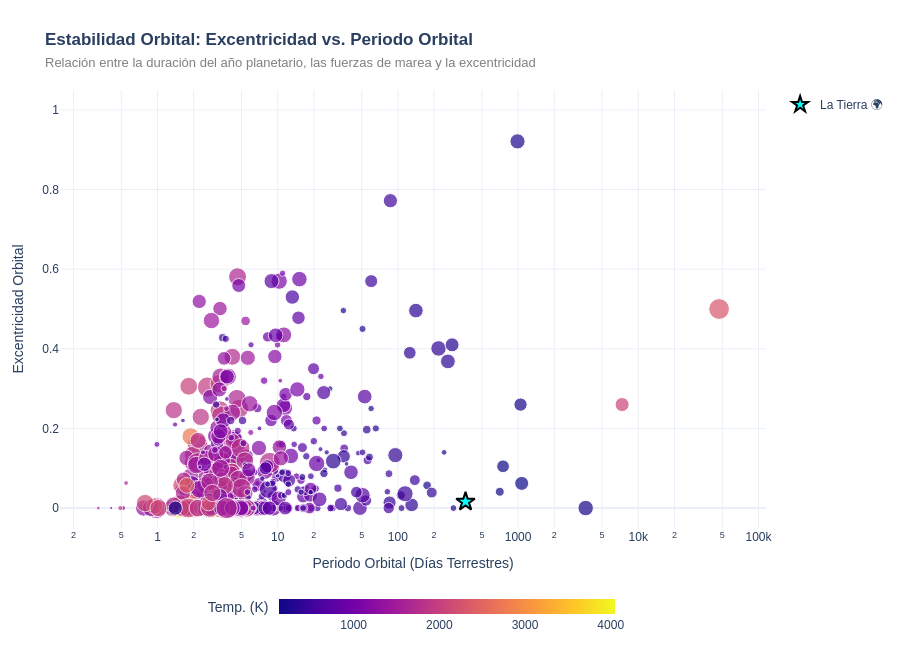

Notebook source saved alongside this figure:
### Code cell
import plotly.express as px
import plotly.io as pio

# pl_orbper en selección, limpiar nulos
df_arquitectura = df_exoplanets[
    ["pl_name", "hostname", "pl_orbper", "pl_orbeccen", "pl_rade", "pl_eqt"]
].dropna().copy()

#Gráfica principal
fig5 = px.scatter(
    df_arquitectura,
    x="pl_orbper",                  # Periodo Orbital en el eje X
    y="pl_orbeccen",
    color="pl_eqt",                 
    size="pl_rade",                 
    size_max=15,                    
    hover_name="pl_name",
    hover_data={
        "hostname": True,
        "pl_rade": ":.2f",
        "pl_eqt": ":.0f K",
        "pl_orbper": ":.2f"         
    },
    log_x=True,                     # Escala logarítmica para los días del periodo
    title="<b>Estabilidad Orbital: Excentricidad vs. Periodo Orbital</b><br><span style='font-size:13px; color:gray;'>Relación entre la duración del año planetario, las fuerzas de marea y la excentricidad</span>",
    labels={
        "pl_orbper": "Periodo Orbital (Días Terrestres)",
        "pl_orbeccen": "Excentricidad Orbital",
        "pl_eqt": "Temperatura (K)"
    },
    color_continuous_scale="plasma", 
    opacity=0.7,
    template="plotly_white",
    height=650
)

#Añadir la posición de la Tierra usando add_scatter directo
fig5.add_scatter(
    x=[365.25], 
    y=[0.016],
    mode="markers",
    marker=dict(
        size=14, 
        color="cyan", 
        symbol="star", 
        line=dict(width=2, color="black")
    ),
    name="La Tierra 🌍",
    showlegend=True
)

# 4. Ajustes de diseño de ejes y leyendas
fig5.update_layout(
    margin=dict(l=60, r=40, t=90, b=120),
    font=dict(family="Arial, sans-serif", size=12),
    coloraxis_colorbar=dict(
        title="Temp. (K)",
        orientation="h",
        yanchor="bottom", y=-0.25,
        xanchor="center", x=0.5,
        thickness=15,
        len=0.6
    )
)

fig5.update_yaxes(range=[-0.05, 1.05])

fig5.show()

pio.write_html(fig5, file='pleccen_orbsmax_int.html', auto_open=True)

### Figure 1 — Plotly figure (JSON) as saved in the notebook; plotly's stock layout.template omitted (floating-point values rounded to 4 significant figures; data arrays with more than 128 entries replaced by an {"elided": "..."} marker saying what was removed)
{"data": [{"customdata": {"elided": "530x3 mixed values"}, "hovertemplate": "<b>%{hovertext}</b><br><br>Periodo Orbital (Días Terrestres)=%{x:.2f}<br>Excentricidad Orbital=%{y}<br>pl_rade=%{customdata[1]:.2f}<br>hostname=%{customdata[0]}<br>Temperatura (K)=%{marker.color:.0f K}<extra></extra>", "hovertext": {"elided": "530 str values"}, "legendgroup": "", "marker": {"color": {"elided": "530 float values"}, "coloraxis": "coloraxis", "opacity": 0.7, "size": {"elided": "530 float values"}, "sizemode": "area", "sizeref": 0.1039, "symbol": "circle"}, "mode": "markers", "name": "", "orientation": "v", "showlegend": false, "type": "scatter", "x": {"elided": "530 float values"}, "xaxis": "x", "y": {"elided": "530 float values"}, "yaxis": "y"}, {"marker": {"color": "cyan", "line": {"color": "black", "width": 2}, "size": 14, "symbol": "star"}, "mode": "markers", "name": "La Tierra 🌍", "showlegend": true, "type": "scatter", "x": [365.2], "y": [0.016]}], "layout": {"coloraxis": {"autocolorscale": false, "colorbar": {"len": 0.6, "orientation": "h", "thickness": 15, "title": {"text": "Temp. (K)"}, "x": 0.5, "xanchor": "center", "y": -0.25, "yanchor": "bottom"}, "colorscale": [[0, "#0d0887"], [0.1111, "#46039f"], [0.2222, "#7201a8"], [0.3333, "#9c179e"], [0.4444, "#bd3786"], [0.5556, "#d8576b"], [0.6667, "#ed7953"], [0.7778, "#fb9f3a"], [0.8889, "#fdca26"], [1, "#f0f921"]]}, "font": {"family": "Arial, sans-serif", "size": 12}, "height": 650, "legend": {"itemsizing": "constant", "tracegroupgap": 0}, "margin": {"b": 120, "l": 60, "r": 40, "t": 90}, "title": {"text": "<b>Estabilidad Orbital: Excentricidad vs. Periodo Orbital</b><br><span style='font-size:13px; color:gray;'>Relación entre la duración del año planetario, las fuerzas de marea y la excentricidad</span>"}, "xaxis": {"anchor": "y", "domain": [0, 1], "title": {"text": "Periodo Orbital (Días Terrestres)"}, "type": "log"}, "yaxis": {"anchor": "x", "domain": [0, 1], "range": [-0.05, 1.05], "title": {"text": "Excentricidad Orbital"}}}}
